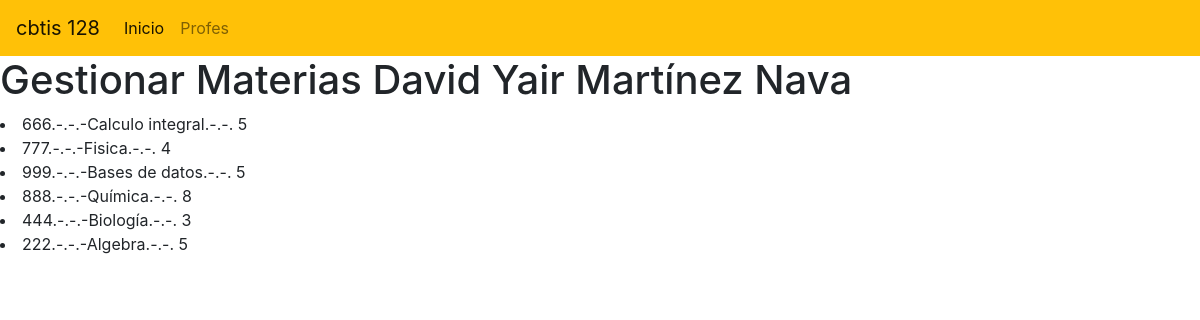
The page / on the database its author committed.
### materia_app/models.py (models this page shows, shortened)
class Materia(models.Model):
    codigo = models.CharField(primary_key=True, max_length=6)
    nombre = models.CharField(max_length=100)
    creditos = models.PositiveSmallIntegerField()

### materia_app/views.py (the view)
# urls.py: path('', views.inicio_Vista, name="views.inicio_vista")
def inicio_Vista(request):
    ListadoMaterias = Materia.objects.all()
    return render(request, 'gestionarMateria.html', {'LasMaterias': ListadoMaterias})

### materia_app/templates/gestionarMateria.html (shortened to what this page needs)
{% extends "base.html" %}
{% block cuerpo %}
    <h1>Gestionar Materias David Yair Martínez Nava</h1>
    {% for m in LasMaterias %}
        <li>{{m.codigo}}.-.-.-{{m.nombre}}.-.-. {{m.creditos}}</li>
    {% endfor %}
{% endblock %}

### materia_app/templates/base.html (shortened to what this page needs)
<!DOCTYPE html>
<html lang="en">
<head>
    <link rel="stylesheet" href="https://cdn.jsdelivr.net/npm/bootstrap@4.3.1/dist/css/bootstrap.min.css">
</head>
<body>
    <nav class="navbar navbar-expand-lg navbar-light bg-warning">
        <a class="navbar-brand" href="#">cbtis 128</a>
        <div class="collapse navbar-collapse" id="navbarNav">
            <ul class="navbar-nav">
                <li class="nav-item active">
                <a class="nav-link" href="#">Inicio <span class="sr-only">(current)</span></a>
                </li>
                <li class="nav-item">
                <a class="nav-link" href="#">Profes</a>
                </li>
            </ul>
        </div>
    </nav>
    {% block cuerpo %}{% endblock %}
</body>
</html>

### rows shown on the page
Materia: codigo "666", nombre "Calculo integral", creditos "5"
Materia: codigo "777", nombre "Fisica", creditos "4"
Materia: codigo "999", nombre "Bases de datos", creditos "5"
Materia: codigo "888", nombre "Química", creditos "8"
Materia: codigo "444", nombre "Biología", creditos "3"
Materia: codigo "222", nombre "Algebra", creditos "5"
